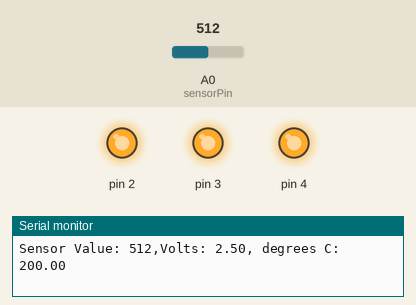
Bench run of a sketch on a simulated Arduino Uno, built with avr-gcc and run on an emulated ATmega328P. On the bench: output pins drawn as LEDs (lit = HIGH), the last lines printed to the serial monitor. Inputs (shaded band) come from the test bench; at power-on: A0 (sensorPin) = 512.

Above: at 1.2 s.
1.3 s: A0 (sensorPin) set to 159
4.3 s: A0 (sensorPin) set to 129
At 4.8 s:
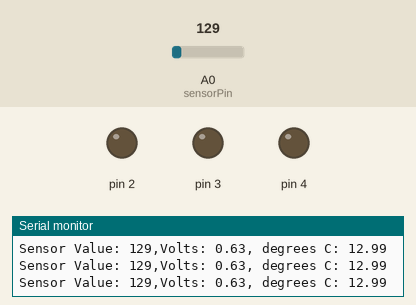
5.8 s: A0 (sensorPin) set to 306
At 6.3 s:
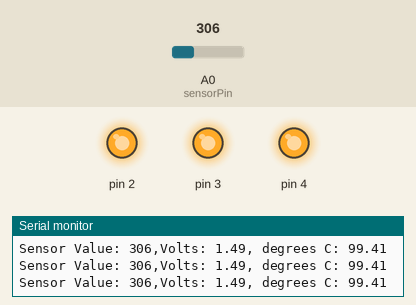
Timing chart, 0 to 8.8 s (numbered marks = the images above; inputs shaded):
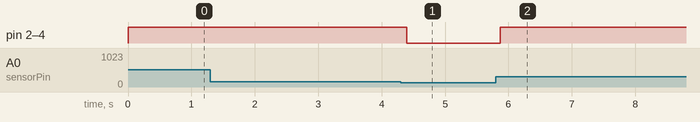

The sketch:

love-o-meter.ino
```cpp
//header
//define constants and variables

const int sensorPin = A0;
const float baselineTemp = 20.0;

//setup
void setup(){
  	Serial.begin(9600); // open a serial port
// start with pin 2; add 1; repeat the loop
	for (int pinNumber =2; pinNumber<5; pinNumber ++){
      pinMode(pinNumber, OUTPUT);
      digitalWrite(pinNumber, LOW);
    }
}

//loop
void loop(){
 	int sensorValue = analogRead(sensorPin);
  	Serial.print("Sensor Value: ");
  	Serial.print(sensorValue);
//convert the ADC reading to Voltage
  float voltage = (sensorValue/1024.0*5.0);
// print new value to serial monitor
    Serial.print(",Volts: ");
  	Serial.print(voltage);
// convert voltage to temperature
  float temperature = (voltage - 0.5)*100;
  Serial.print(", degrees C: ");
  Serial.println(temperature);

// if temperature is below baseline
	if(temperature < baselineTemp){
      digitalWrite(2, LOW);
      digitalWrite(3, LOW);
      digitalWrite(4, LOW);
  	}
// low temperature
	if(temperature>=baselineTemp+2 && temperature < baselineTemp +4){
      digitalWrite(2, HIGH);
      digitalWrite(3, LOW);
      digitalWrite(4, LOW);
	}
// medium temperature
	if(temperature>=baselineTemp+4 && temperature < baselineTemp +6){
      digitalWrite(2, HIGH);
      digitalWrite(3, HIGH);
      digitalWrite(4, LOW);
    }
  // high temperature
  if(temperature>=baselineTemp+6){
  	digitalWrite(2, HIGH);
    digitalWrite(3, HIGH);
    digitalWrite(4, HIGH);
	  }
}
```

Measured:
- the behaviour switches between 144 and 143 on A0 (sensorPin) (found by bisection; images 0 and 1)
- after the input at 4.3 s, pin 2–4: HIGH → LOW after 0.09 s
- after the input at 5.8 s, pin 2–4: LOW → HIGH after 0.07 s
